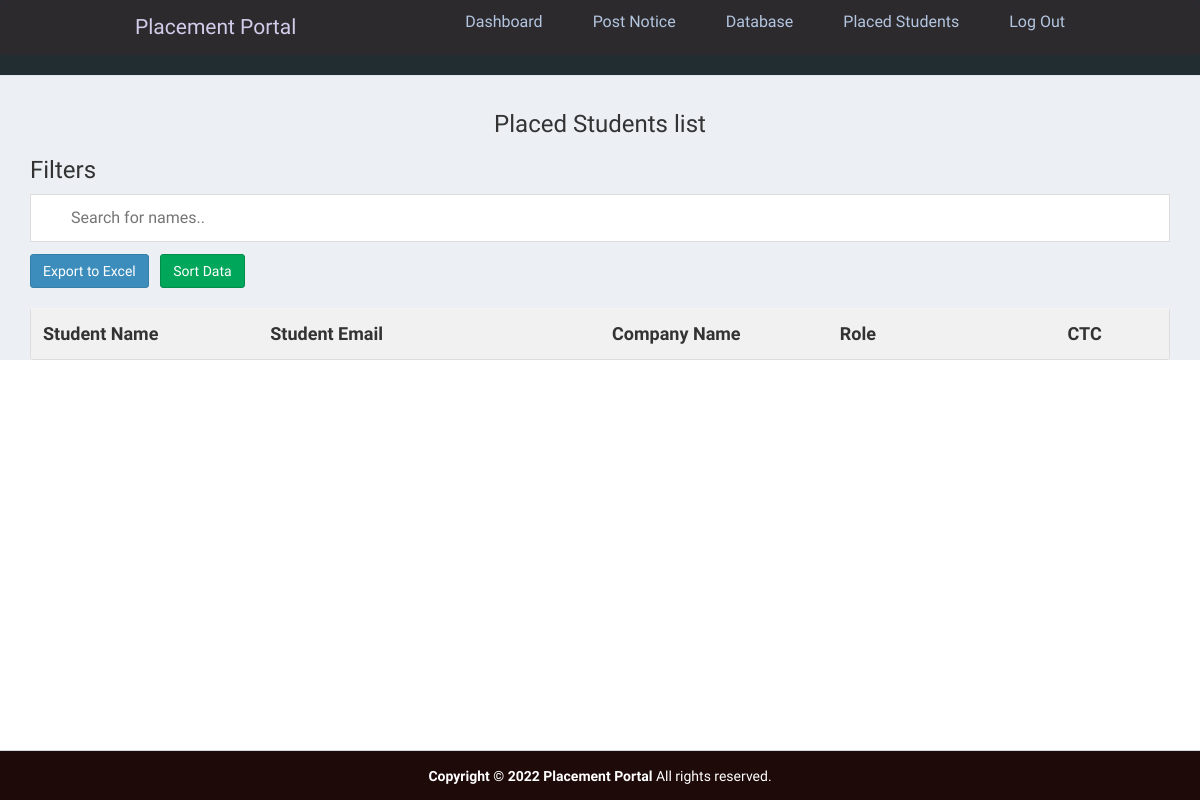
Before: /admin/placed.php (signed in) with the older database file.
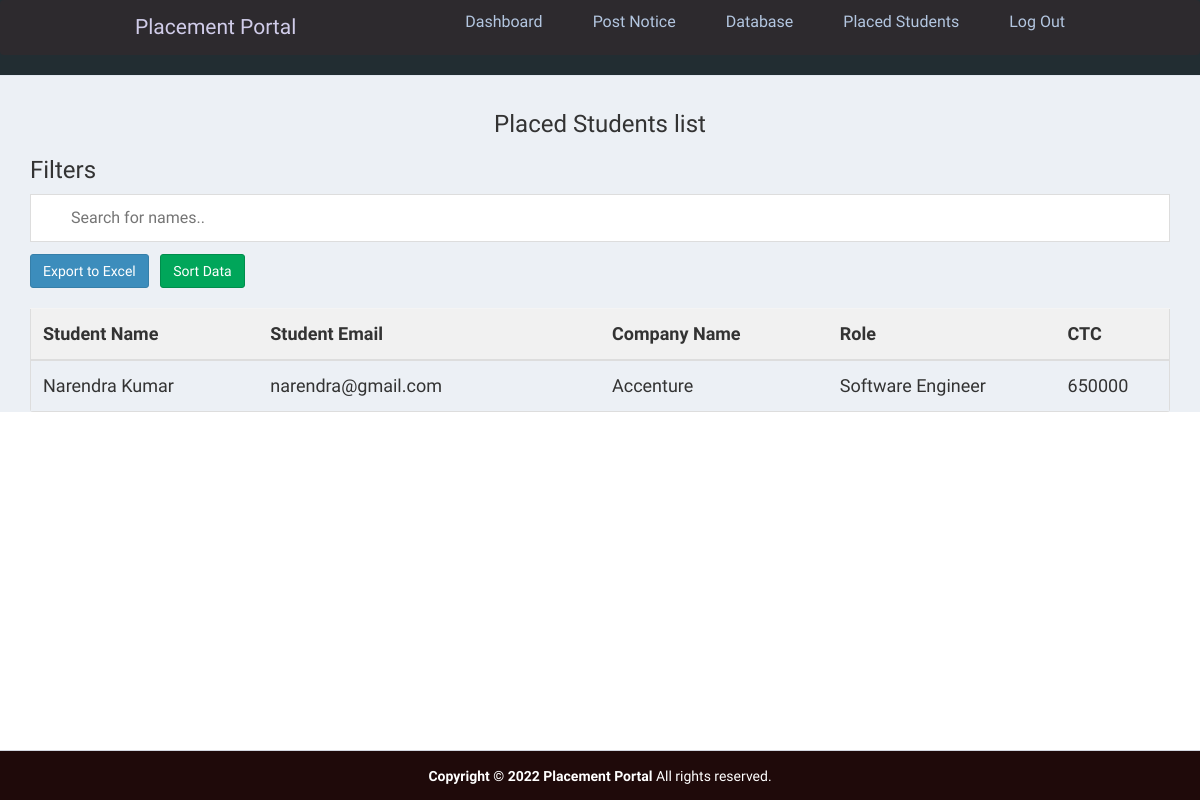
After: the same page with the newer database file.
### tables this page shows
CREATE TABLE `apply_job_post` (
  `id_apply` int(11) NOT NULL AUTO_INCREMENT,
  `id_jobpost` int(11) NOT NULL,
  `id_company` int(11) NOT NULL,
  `id_user` int(11) NOT NULL,
  `status` int(11) NOT NULL DEFAULT 2,
  PRIMARY KEY (`id_apply`)
);

CREATE TABLE `users` (
  `id_user` int(11) NOT NULL AUTO_INCREMENT,
  `firstname` varchar(255) NOT NULL,
  `lastname` varchar(255) NOT NULL,
  `email` varchar(255) NOT NULL,
  `password` varchar(255) NOT NULL,
  `address` text DEFAULT NULL,
  `city` varchar(255) DEFAULT NULL,
  `state` varchar(255) DEFAULT NULL,
  `contactno` varchar(255) DEFAULT NULL,
  `qualification` varchar(255) DEFAULT NULL,
  `stream` varchar(255) DEFAULT NULL,
  `passingyear` varchar(255) DEFAULT NULL,
  `dob` varchar(255) DEFAULT NULL,
  `age` varchar(255) DEFAULT NULL,
  `designation` varchar(255) DEFAULT NULL,
  `resume` varchar(255) DEFAULT NULL,
  `hash` varchar(255) DEFAULT NULL,
  `active` int(11) NOT NULL DEFAULT 2,
  `aboutme` text DEFAULT NULL,
  `skills` text DEFAULT NULL,
  `hsc` varchar(200) NOT NULL,
  `ssc` int(11) NOT NULL,
  `ug` int(11) NOT NULL,
  `pg` int(11) NOT NULL,
  PRIMARY KEY (`id_user`),
  UNIQUE KEY `email` (`email`)
);

CREATE TABLE `job_post` (
  `id_jobpost` int(11) NOT NULL AUTO_INCREMENT,
  `id_company` int(11) NOT NULL,
  `jobtitle` varchar(255) NOT NULL,
  `description` text NOT NULL,
  `minimumsalary` varchar(255) NOT NULL,
  `maximumsalary` varchar(255) NOT NULL,
  `experience` varchar(255) NOT NULL,
  `qualification` varchar(255) NOT NULL,
  `createdat` timestamp NOT NULL DEFAULT current_timestamp(),
  PRIMARY KEY (`id_jobpost`)
);

### admin/placed.php (the view, shortened to what this page needs)
<?php
require_once("../db.php");
?>
<!DOCTYPE html>
<html>
<head>
    <link rel="stylesheet" href="https://cdnjs.cloudflare.com/ajax/libs/twitter-bootstrap/3.3.7/css/bootstrap.min.css">
    <link rel="stylesheet" href="https://cdnjs.cloudflare.com/ajax/libs/font-awesome/4.7.0/css/font-awesome.min.css">
    <link rel="stylesheet" href="https://cdnjs.cloudflare.com/ajax/libs/ionicons/2.0.1/css/ionicons.min.css">
    <link rel="stylesheet" href="../css/AdminLTE.min.css">
    <link rel="stylesheet" href="../css/_all-skins.min.css">
    <link rel="stylesheet" href="../css/custom.css">
</head>
<body class="hold-transition skin-green sidebar-mini">
    <div class="wrapper">
        <?php
        include 'header.php';
        ?>
        <div class="content-wrapper" style="margin-left: 0px;">
            <section id="candidates" class="content-header">
                <div class="container">
                    <div class="col md-4">
                        <h3 style="text-align: center;">Placed Students list </h3>
                        <h3>Filters</h3>
                        <input type="text" id="myInput" onkeyup="myFunction()" placeholder="Search for names..">
                        <a href="export1.php"><button type="submit1" name='export_excel_btn' class="btn btn-primary">Export to Excel</button></a>
                        <button type="submit1" onclick="sortTable()" name='export_excel_btn' style="margin-left: 8px;" class="btn btn-success">Sort Data</button>
                    </div>
                    <div class="row margin-top-20">
                        <div class="col-md-12">
                            <div class="box-body table-responsive no-padding">
                                <table id="example2" class="table table-hover">
                                    <tr class="header">
                                        <th style="width:20%;">Student Name</th>
                                        <th style="width:30%;">Student Email</th>
                                        <th style="width:20%;">Company Name</th>
                                        <th style="width:20%;">Role</th>
                                        <th style="width:20%;">CTC</th>
                                    </tr>
                                    <tbody>
                                        <?php
                                        $sql = "select * from users inner join apply_job_post INNER JOIN job_post where users.id_user = apply_job_post.id_user AND apply_job_post.id_jobpost = job_post.id_jobpost;;";
                                        $result = $conn->query($sql);
                                        if ($result->num_rows > 0) {
                                            while ($row = $result->fetch_assoc()) {
                                        ?>
                                                <tr>
                                                    <td><?php echo $row['firstname'] . ' ' . $row['lastname']; ?></td>
                                                    <td><?php echo $row['email']; ?></td>
                                                    <td><?php echo $row['jobtitle']; ?></td>
                                                    <td><?php echo $row['experience']; ?></td>
                                                    <td><?php echo $row['minimumsalary']; ?></td>
                                                </tr>
                                        <?php
                                            }
                                        }
                                        ?>
                                    </tbody>
                                </table>
                            </div>
                        </div>
                    </div>
                </div>
        </div>
    </div>
    <footer class="main-footer" style="margin:auto;bottom: 0;
  width: 100%;
  height: 50px; position:absolute; background-color:#1f0a0a; color:white">
        <div class="text-center">
            <strong>Copyright &copy; 2022 Placement Portal</strong> All rights
            reserved.
        </div>
    </footer>
</body>
</html>

Changed rows visible on the page:
added apply_job_post: id_user.firstname "Narendra", id_user.lastname "Kumar", id_user.email "narendra@gmail.com", id_jobpost.jobtitle "Accenture", id_jobpost.experience "Software Engineer", id_jobpost.minimumsalary "650000"
